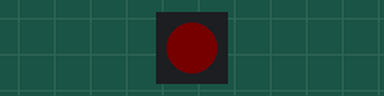
Recording of a sketch running on a simulated Arduino Mega 2560, built with avr-gcc and run on an emulated ATmega2560. On the bench: 1 RGB LEDs in strip order, left to right. Dim RGB values are drawn brighter than linear; what the sketch prints to the serial monitor is not drawn.

Above: at 3.7 s.
At 5.2 s:
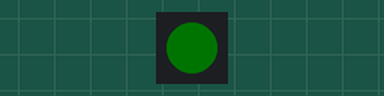
At 6.9 s:
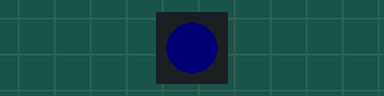
At 9.5 s:
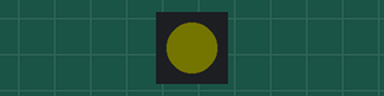
Timing chart, 0 to 10.2 s (numbered marks = the images above):
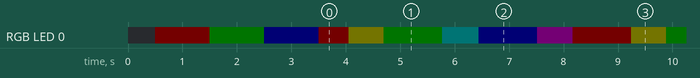

The sketch:

WS2812B.ino
```cpp
#include <Adafruit_NeoPixel.h>

/* 只能使用Adafruit_NeoPixel这个库 */

#define LED_PIN     38     // GPIO38
#define NUM_LEDS    1      // 单灯
#define BRIGHTNESS  20     // 亮度 20~255

Adafruit_NeoPixel strip(NUM_LEDS, LED_PIN, NEO_GRB + NEO_KHZ800);

uint16_t hue = 0;

uint32_t ColorHSV(uint16_t hue) {
  return strip.ColorHSV(hue, 255, BRIGHTNESS);
}

void setup() {
  Serial.begin(115200);
  delay(500);
  Serial.println("WS2812B (GPIO38) 测试启动...");

  strip.begin();
  strip.setBrightness(BRIGHTNESS);
  strip.show();   // 清空

  // ======================
  // RGB 基础测试
  // ======================
  Serial.println("红色测试");
  strip.setPixelColor(0, strip.Color(BRIGHTNESS, 0, 0));
  strip.show();
  delay(1000);

  Serial.println("绿色测试");
  strip.setPixelColor(0, strip.Color(0, BRIGHTNESS, 0));
  strip.show();
  delay(1000);

  Serial.println("蓝色测试");
  strip.setPixelColor(0, strip.Color(0, 0, BRIGHTNESS));
  strip.show();
  delay(1000);

  Serial.println("开始彩虹效果...");
}

void loop() {
  uint32_t color = strip.ColorHSV(hue, 255, BRIGHTNESS);
  strip.setPixelColor(0, color);
  strip.show();

  hue += 256;   // 控制变色速度（越小变化越慢）
  if (hue >= 65535) hue = 0;

  delay(20);

  static unsigned long lastPrint = 0;
  if (millis() - lastPrint > 5000) {
    lastPrint = millis();
    Serial.print("彩虹运行中 Hue = ");
    Serial.println(hue);
  }
}
```

Measured:
- by itself, RGB LED 0: off → RGB(1, 0, 0) at 0.50 s, → RGB(0, 1, 0) 1.0 s later, → RGB(0, 0, 1) 1.0 s later, → RGB(1, 0, 0) 1.0 s later, … (46 changes in this stretch)
- by itself, everything shown: repeats every 5.2 s, in 6 steps
